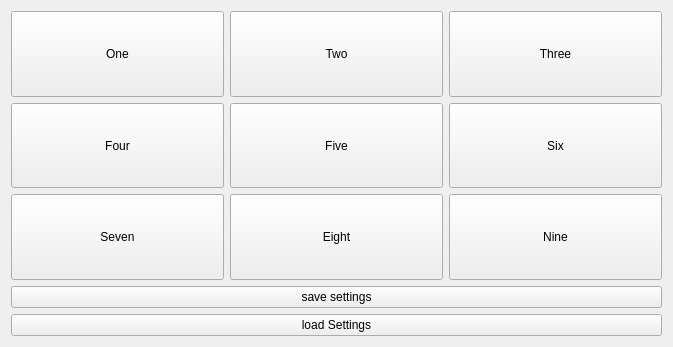
<?xml version="1.0" encoding="UTF-8"?>
<ui version="4.0">
 <class>Widget</class>
 <widget class="QWidget" name="Widget">
  <property name="geometry">
   <rect>
    <x>0</x>
    <y>0</y>
    <width>673</width>
    <height>347</height>
   </rect>
  </property>
  <property name="windowTitle">
   <string>Widget</string>
  </property>
  <layout class="QVBoxLayout" name="verticalLayout">
   <item>
    <layout class="QGridLayout" name="gridLayout">
     <item row="0" column="0">
      <widget class="QPushButton" name="OnepushButton">
       <property name="sizePolicy">
        <sizepolicy hsizetype="Minimum" vsizetype="Expanding">
         <horstretch>0</horstretch>
         <verstretch>0</verstretch>
        </sizepolicy>
       </property>
       <property name="text">
        <string>One</string>
       </property>
      </widget>
     </item>
     <item row="0" column="1">
      <widget class="QPushButton" name="TwoPushButton">
       <property name="sizePolicy">
        <sizepolicy hsizetype="Minimum" vsizetype="Expanding">
         <horstretch>0</horstretch>
         <verstretch>0</verstretch>
        </sizepolicy>
       </property>
       <property name="text">
        <string>Two</string>
       </property>
      </widget>
     </item>
     <item row="0" column="2">
      <widget class="QPushButton" name="ThreePushButton">
       <property name="sizePolicy">
        <sizepolicy hsizetype="Minimum" vsizetype="Expanding">
         <horstretch>0</horstretch>
         <verstretch>0</verstretch>
        </sizepolicy>
       </property>
       <property name="text">
        <string>Three</string>
       </property>
      </widget>
     </item>
     <item row="1" column="0">
      <widget class="QPushButton" name="fourPushButton">
       <property name="sizePolicy">
        <sizepolicy hsizetype="Minimum" vsizetype="Expanding">
         <horstretch>0</horstretch>
         <verstretch>0</verstretch>
        </sizepolicy>
       </property>
       <property name="text">
        <string>Four</string>
       </property>
      </widget>
     </item>
     <item row="1" column="1">
      <widget class="QPushButton" name="fivePushButton">
       <property name="sizePolicy">
        <sizepolicy hsizetype="Minimum" vsizetype="Expanding">
         <horstretch>0</horstretch>
         <verstretch>0</verstretch>
        </sizepolicy>
       </property>
       <property name="text">
        <string>Five</string>
       </property>
      </widget>
     </item>
     <item row="1" column="2">
      <widget class="QPushButton" name="sixPushButton">
       <property name="sizePolicy">
        <sizepolicy hsizetype="Minimum" vsizetype="Expanding">
         <horstretch>0</horstretch>
         <verstretch>0</verstretch>
        </sizepolicy>
       </property>
       <property name="text">
        <string>Six</string>
       </property>
      </widget>
     </item>
     <item row="2" column="0">
      <widget class="QPushButton" name="sevenPushButton">
       <property name="sizePolicy">
        <sizepolicy hsizetype="Minimum" vsizetype="Expanding">
         <horstretch>0</horstretch>
         <verstretch>0</verstretch>
        </sizepolicy>
       </property>
       <property name="text">
        <string>Seven</string>
       </property>
      </widget>
     </item>
     <item row="2" column="1">
      <widget class="QPushButton" name="eightPushButton">
       <property name="sizePolicy">
        <sizepolicy hsizetype="Minimum" vsizetype="Expanding">
         <horstretch>0</horstretch>
         <verstretch>0</verstretch>
        </sizepolicy>
       </property>
       <property name="text">
        <string>Eight</string>
       </property>
      </widget>
     </item>
     <item row="2" column="2">
      <widget class="QPushButton" name="ninePushButton">
       <property name="sizePolicy">
        <sizepolicy hsizetype="Minimum" vsizetype="Expanding">
         <horstretch>0</horstretch>
         <verstretch>0</verstretch>
        </sizepolicy>
       </property>
       <property name="text">
        <string>Nine</string>
       </property>
      </widget>
     </item>
    </layout>
   </item>
   <item>
    <widget class="QPushButton" name="saveSettings">
     <property name="text">
      <string>save settings</string>
     </property>
    </widget>
   </item>
   <item>
    <widget class="QPushButton" name="loadSettings">
     <property name="text">
      <string>load Settings</string>
     </property>
    </widget>
   </item>
  </layout>
 </widget>
 <resources/>
 <connections/>
</ui>
